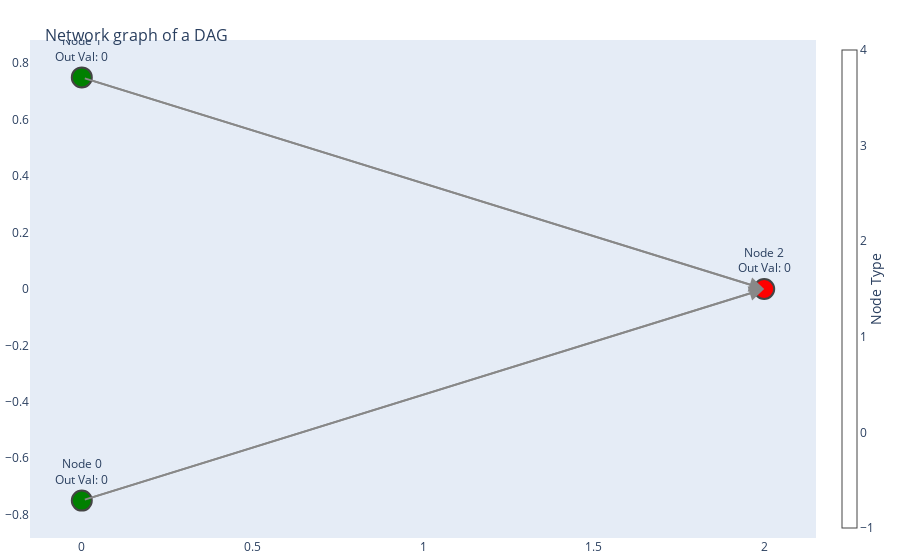

Notebook cell for this chart:
### Code cell
# test adding connections
for n1_id in dag.input_nodes:
    for n2_id in dag.output_nodes:
        n1 = dag.get_node(n1_id)
        n2 = dag.get_node(n2_id)
        dag.add_connection(n1.id, n2.id)
plot_dag(dag)

### Figure 1 — Plotly figure (JSON) as saved in the notebook; plotly's stock layout.template omitted (floating-point values rounded to 4 significant figures)
{"data": [{"hoverinfo": "none", "line": {"color": "#888", "width": 2}, "mode": "lines", "type": "scatter", "x": [0, 2, null, 0, 2, null], "y": [-0.75, 0, null, 0.75, 0, null]}, {"hoverinfo": "text", "marker": {"color": ["green", "green", "red"], "colorbar": {"thickness": 15, "title": {"side": "right", "text": "Node Type"}, "xanchor": "left"}, "colorscale": [[0, "rgb(255,255,217)"], [0.125, "rgb(237,248,177)"], [0.25, "rgb(199,233,180)"], [0.375, "rgb(127,205,187)"], [0.5, "rgb(65,182,196)"], [0.625, "rgb(29,145,192)"], [0.75, "rgb(34,94,168)"], [0.875, "rgb(37,52,148)"], [1, "rgb(8,29,88)"]], "line": {"width": 2}, "showscale": true, "size": 20}, "mode": "markers+text", "text": ["Node 0<br>Out Val: 0", "Node 1<br>Out Val: 0", "Node 2<br>Out Val: 0"], "textposition": "top center", "type": "scatter", "x": [0, 0, 2], "y": [-0.75, 0.75, 0]}], "layout": {"annotations": [{"arrowcolor": "#888", "arrowhead": 2, "arrowsize": 1.5, "arrowwidth": 2, "ax": 0, "axref": "x", "ay": -0.75, "ayref": "y", "showarrow": true, "x": 2, "xref": "x", "y": 0, "yref": "y"}, {"arrowcolor": "#888", "arrowhead": 2, "arrowsize": 1.5, "arrowwidth": 2, "ax": 0, "axref": "x", "ay": 0.75, "ayref": "y", "showarrow": true, "x": 2, "xref": "x", "y": 0, "yref": "y"}], "hovermode": "closest", "margin": {"b": 20, "l": 5, "r": 5, "t": 40}, "showlegend": false, "title": {"font": {"size": 16}, "text": "<br>Network graph of a DAG"}, "xaxis": {"showgrid": false, "zeroline": false}, "yaxis": {"showgrid": false, "zeroline": false}}}
